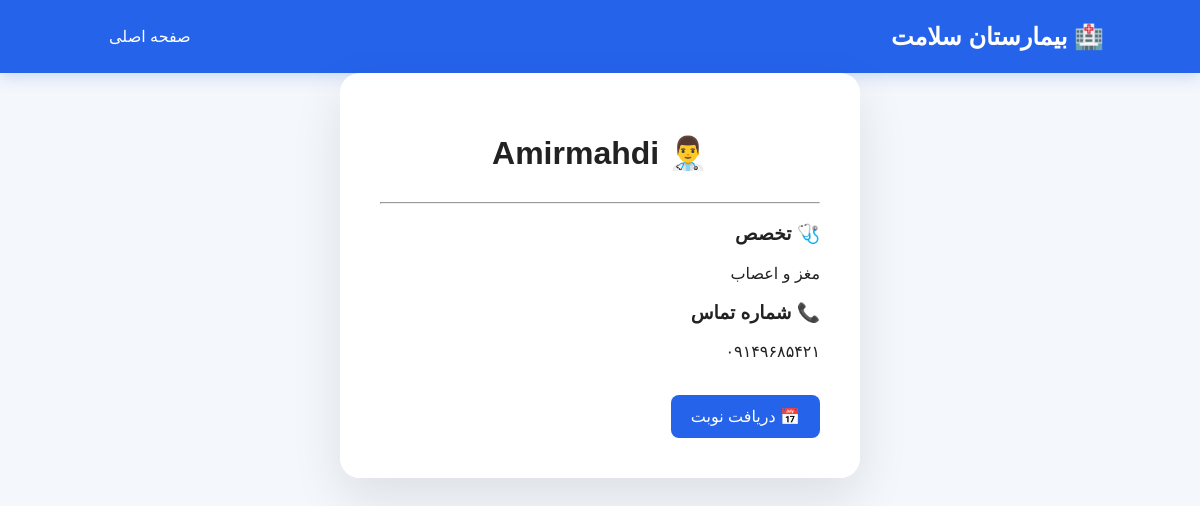
The page /doctor/2/ on the database its author committed.
### hospital/models.py (models this page shows, shortened)
class Doctor(models.Model):
    name = models.CharField(max_length=100)
    specialty = models.ForeignKey(
        Specialty,
        on_delete=models.SET_NULL,
        null=True,
        blank=True,
        related_name="doctors",
    )
    phone = models.CharField(max_length=20)

class Specialty(models.Model):
    name = models.CharField(max_length=100, unique=True)
    department = models.ForeignKey(
        Department,
        on_delete=models.SET_NULL,
        null=True,
        blank=True,
        related_name="specialties",
    )
    class Meta:
        verbose_name = "تخصص"
        verbose_name_plural = "تخصص‌ها"
    def __str__(self):
        return self.name

### hospital/views.py (the view)
# urls.py: path("doctor/<int:doctor_id>/",doctor_detail,name="doctor_detail"),
def doctor_detail(request, doctor_id):
    doctor = Doctor.objects.get(id=doctor_id)
    return render(request, "doctor_detail.html", {
        "doctor": doctor
    })

### Templates/doctor_detail.html (shortened to what this page needs)
{% load static %}
<!DOCTYPE html>
<html lang="fa" dir="rtl">
<head>
    <link rel="stylesheet" href="{% static 'css/style.css' %}">
</head>
<body>
<nav>
    <h2>🏥 بیمارستان سلامت</h2>
    <a href="{% url 'home' %}">
        صفحه اصلی
    </a>
</nav>
<div class="appointment-box">
    <h1>👨‍⚕️ {{ doctor.name }}</h1>
    <hr>
    <h3>🩺 تخصص</h3>
    <p>
        {{ doctor.specialty }}
    </p>
    <h3>📞 شماره تماس</h3>
    <p>
        {{ doctor.phone }}
    </p>
    <br>
    <a
        class="button"
        href="{% url 'appointment' %}"
    >
        📅 دریافت نوبت
    </a>
</div>
</body>
</html>

### static/css/style.css (style rules this page uses)
* { box-sizing: border-box; }
html { scroll-behavior: smooth; }
body { margin: 0; font-family: Arial, sans-serif; background: #f4f7fb; color: #222; }
nav { background: #2563eb; color: white; padding: 18px 8%; display: flex; justify-content: space-between; align-items: center; gap: 20px; box-shadow: 0 4px 15px rgba(37, 99, 235, 0.2); animation: navDown 0.6s ease; }
nav h2 { margin: 0; }
nav a { color: white; text-decoration: none; padding: 9px 13px; border-radius: 8px; transition: 0.3s ease; }
.button, .doctor-card a { display: inline-block; background: #2563eb; color: white; padding: 12px 20px; border-radius: 8px; text-decoration: none; border: none; cursor: pointer; transition: transform 0.25s ease, box-shadow 0.25s ease, background 0.25s ease; }
.appointment-box { width: 90%; max-width: 500px; margin: 60px auto; background: white; padding: 35px; border-radius: 15px; box-shadow: 0 5px 20px rgba(0, 0, 0, 0.08); animation: fadeUp 0.7s ease; }
.appointment-box h1 { text-align: center; margin-bottom: 30px; }
.appointment-box { position: relative; width: 90%; max-width: 520px; margin: 0 auto; background: rgba(255, 255, 255, 0.95); padding: 40px; border-radius: 20px; box-shadow: 0 20px 50px rgba(15, 23, 42, 0.1); animation: fadeUp 0.8s ease 0.15s both; }

### rows shown on the page
Doctor: name "Amirmahdi", specialty "مغز و اعصاب", phone "۰۹۱۴۹۶۸۵۴۲۱"
